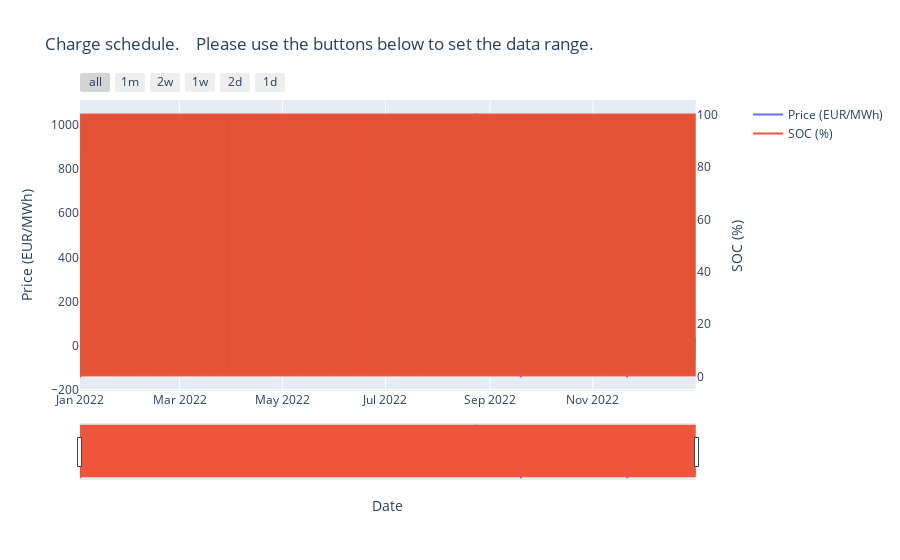

The cell this chart's notebook holds for it:
### Code cell
display_schedule(df_optim)
